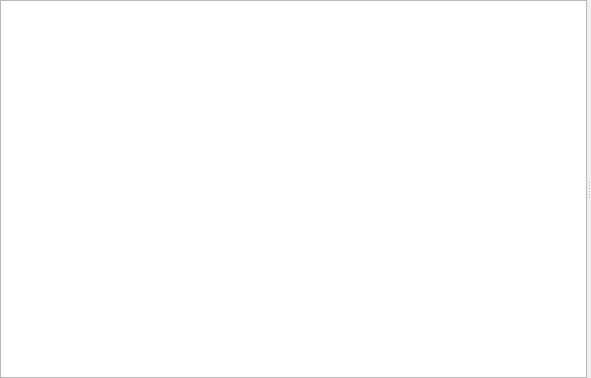
<?xml version="1.0" encoding="UTF-8"?>
<ui version="4.0">
 <class>GammaRay::PaintAnalyzerWidget</class>
 <widget class="QWidget" name="GammaRay::PaintAnalyzerWidget">
  <property name="geometry">
   <rect>
    <x>0</x>
    <y>0</y>
    <width>591</width>
    <height>378</height>
   </rect>
  </property>
  <layout class="QHBoxLayout" name="horizontalLayout_2">
   <property name="margin">
    <number>0</number>
   </property>
   <item>
    <widget class="QSplitter" name="paintAnalyzerSplitter">
     <property name="orientation">
      <enum>Qt::Horizontal</enum>
     </property>
     <widget class="GammaRay::DeferredTreeView" name="commandView">
      <property name="rootIsDecorated">
       <bool>false</bool>
      </property>
     </widget>
     <widget class="QWidget" name="layoutWidget">
      <layout class="QVBoxLayout" name="replayContainer">
       <item>
        <widget class="GammaRay::RemoteViewWidget" name="replayWidget" native="true"/>
       </item>
      </layout>
     </widget>
    </widget>
   </item>
  </layout>
 </widget>
 <customwidgets>
  <customwidget>
   <class>GammaRay::DeferredTreeView</class>
   <extends>QTreeView</extends>
   <header location="global">ui/deferredtreeview.h</header>
  </customwidget>
  <customwidget>
   <class>GammaRay::RemoteViewWidget</class>
   <extends>QWidget</extends>
   <header>remoteviewwidget.h</header>
  </customwidget>
 </customwidgets>
 <resources/>
 <connections/>
</ui>
